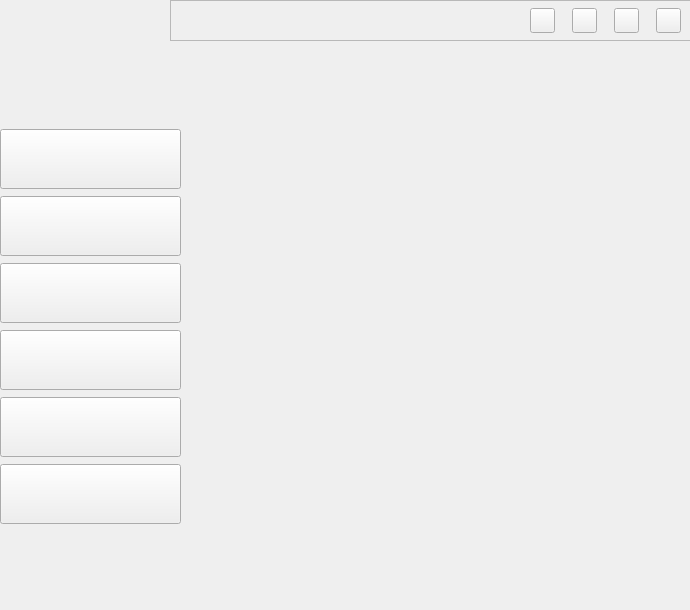
<?xml version="1.0" encoding="UTF-8"?>
<ui version="4.0">
 <class>MainWindow</class>
 <widget class="QMainWindow" name="MainWindow">
  <property name="geometry">
   <rect>
    <x>0</x>
    <y>0</y>
    <width>690</width>
    <height>610</height>
   </rect>
  </property>
  <property name="windowTitle">
   <string/>
  </property>
  <property name="styleSheet">
   <string notr="true"/>
  </property>
  <widget class="QWidget" name="centralwidget">
   <property name="styleSheet">
    <string notr="true"/>
   </property>
   <widget class="QWidget" name="widget" native="true">
    <property name="geometry">
     <rect>
      <x>0</x>
      <y>0</y>
      <width>181</width>
      <height>621</height>
     </rect>
    </property>
    <property name="minimumSize">
     <size>
      <width>160</width>
      <height>0</height>
     </size>
    </property>
    <property name="maximumSize">
     <size>
      <width>200</width>
      <height>16777215</height>
     </size>
    </property>
    <property name="styleSheet">
     <string notr="true"/>
    </property>
    <widget class="QLabel" name="logo_label">
     <property name="geometry">
      <rect>
       <x>11</x>
       <y>11</y>
       <width>160</width>
       <height>30</height>
      </rect>
     </property>
     <property name="minimumSize">
      <size>
       <width>160</width>
       <height>30</height>
      </size>
     </property>
     <property name="maximumSize">
      <size>
       <width>160</width>
       <height>30</height>
      </size>
     </property>
     <property name="styleSheet">
      <string notr="true"/>
     </property>
     <property name="text">
      <string/>
     </property>
     <property name="textFormat">
      <enum>Qt::RichText</enum>
     </property>
     <property name="scaledContents">
      <bool>true</bool>
     </property>
     <property name="alignment">
      <set>Qt::AlignCenter</set>
     </property>
     <property name="wordWrap">
      <bool>false</bool>
     </property>
     <property name="openExternalLinks">
      <bool>false</bool>
     </property>
    </widget>
    <widget class="QPushButton" name="pushButton">
     <property name="geometry">
      <rect>
       <x>0</x>
       <y>129</y>
       <width>181</width>
       <height>60</height>
      </rect>
     </property>
     <property name="minimumSize">
      <size>
       <width>160</width>
       <height>60</height>
      </size>
     </property>
     <property name="maximumSize">
      <size>
       <width>200</width>
       <height>60</height>
      </size>
     </property>
     <property name="cursor">
      <cursorShape>PointingHandCursor</cursorShape>
     </property>
     <property name="contextMenuPolicy">
      <enum>Qt::DefaultContextMenu</enum>
     </property>
     <property name="layoutDirection">
      <enum>Qt::LeftToRight</enum>
     </property>
     <property name="styleSheet">
      <string notr="true"/>
     </property>
     <property name="text">
      <string/>
     </property>
     <property name="checkable">
      <bool>true</bool>
     </property>
     <property name="checked">
      <bool>false</bool>
     </property>
     <property name="autoExclusive">
      <bool>true</bool>
     </property>
    </widget>
    <widget class="QPushButton" name="pushButton_2">
     <property name="geometry">
      <rect>
       <x>0</x>
       <y>196</y>
       <width>181</width>
       <height>60</height>
      </rect>
     </property>
     <property name="minimumSize">
      <size>
       <width>160</width>
       <height>60</height>
      </size>
     </property>
     <property name="maximumSize">
      <size>
       <width>200</width>
       <height>60</height>
      </size>
     </property>
     <property name="cursor">
      <cursorShape>PointingHandCursor</cursorShape>
     </property>
     <property name="styleSheet">
      <string notr="true"/>
     </property>
     <property name="text">
      <string/>
     </property>
     <property name="checkable">
      <bool>true</bool>
     </property>
     <property name="autoExclusive">
      <bool>true</bool>
     </property>
    </widget>
    <widget class="QPushButton" name="pushButton_3">
     <property name="geometry">
      <rect>
       <x>0</x>
       <y>263</y>
       <width>181</width>
       <height>60</height>
      </rect>
     </property>
     <property name="minimumSize">
      <size>
       <width>160</width>
       <height>60</height>
      </size>
     </property>
     <property name="maximumSize">
      <size>
       <width>200</width>
       <height>60</height>
      </size>
     </property>
     <property name="cursor">
      <cursorShape>PointingHandCursor</cursorShape>
     </property>
     <property name="styleSheet">
      <string notr="true"/>
     </property>
     <property name="text">
      <string/>
     </property>
     <property name="checkable">
      <bool>true</bool>
     </property>
     <property name="autoExclusive">
      <bool>true</bool>
     </property>
    </widget>
    <widget class="QPushButton" name="pushButton_4">
     <property name="geometry">
      <rect>
       <x>0</x>
       <y>330</y>
       <width>181</width>
       <height>60</height>
      </rect>
     </property>
     <property name="minimumSize">
      <size>
       <width>160</width>
       <height>60</height>
      </size>
     </property>
     <property name="maximumSize">
      <size>
       <width>200</width>
       <height>60</height>
      </size>
     </property>
     <property name="cursor">
      <cursorShape>PointingHandCursor</cursorShape>
     </property>
     <property name="styleSheet">
      <string notr="true"/>
     </property>
     <property name="text">
      <string/>
     </property>
     <property name="checkable">
      <bool>true</bool>
     </property>
     <property name="autoExclusive">
      <bool>true</bool>
     </property>
     <property name="autoDefault">
      <bool>false</bool>
     </property>
     <property name="flat">
      <bool>false</bool>
     </property>
    </widget>
    <widget class="QPushButton" name="pushButton_5">
     <property name="geometry">
      <rect>
       <x>0</x>
       <y>397</y>
       <width>181</width>
       <height>60</height>
      </rect>
     </property>
     <property name="minimumSize">
      <size>
       <width>160</width>
       <height>60</height>
      </size>
     </property>
     <property name="maximumSize">
      <size>
       <width>200</width>
       <height>60</height>
      </size>
     </property>
     <property name="cursor">
      <cursorShape>PointingHandCursor</cursorShape>
     </property>
     <property name="styleSheet">
      <string notr="true"/>
     </property>
     <property name="text">
      <string/>
     </property>
     <property name="checkable">
      <bool>true</bool>
     </property>
     <property name="autoExclusive">
      <bool>true</bool>
     </property>
     <property name="default">
      <bool>false</bool>
     </property>
    </widget>
    <widget class="QPushButton" name="pushButton_6">
     <property name="enabled">
      <bool>true</bool>
     </property>
     <property name="geometry">
      <rect>
       <x>0</x>
       <y>464</y>
       <width>181</width>
       <height>60</height>
      </rect>
     </property>
     <property name="minimumSize">
      <size>
       <width>160</width>
       <height>60</height>
      </size>
     </property>
     <property name="maximumSize">
      <size>
       <width>200</width>
       <height>60</height>
      </size>
     </property>
     <property name="cursor">
      <cursorShape>PointingHandCursor</cursorShape>
     </property>
     <property name="mouseTracking">
      <bool>true</bool>
     </property>
     <property name="tabletTracking">
      <bool>false</bool>
     </property>
     <property name="styleSheet">
      <string notr="true"/>
     </property>
     <property name="text">
      <string/>
     </property>
     <property name="iconSize">
      <size>
       <width>80</width>
       <height>80</height>
      </size>
     </property>
     <property name="shortcut">
      <string notr="true"/>
     </property>
     <property name="checkable">
      <bool>true</bool>
     </property>
     <property name="checked">
      <bool>false</bool>
     </property>
     <property name="autoRepeat">
      <bool>false</bool>
     </property>
     <property name="autoExclusive">
      <bool>true</bool>
     </property>
     <property name="autoDefault">
      <bool>false</bool>
     </property>
     <property name="flat">
      <bool>false</bool>
     </property>
    </widget>
   </widget>
   <widget class="QStackedWidget" name="stackedWidget">
    <property name="geometry">
     <rect>
      <x>160</x>
      <y>20</y>
      <width>551</width>
      <height>611</height>
     </rect>
    </property>
    <property name="styleSheet">
     <string notr="true">border-image: \*url();</string>
    </property>
    <property name="currentIndex">
     <number>1</number>
    </property>
    <widget class="QWidget" name="page_3"/>
    <widget class="QWidget" name="page_4"/>
   </widget>
   <widget class="QFrame" name="frame">
    <property name="geometry">
     <rect>
      <x>170</x>
      <y>0</y>
      <width>521</width>
      <height>41</height>
     </rect>
    </property>
    <property name="sizePolicy">
     <sizepolicy hsizetype="Preferred" vsizetype="Preferred">
      <horstretch>0</horstretch>
      <verstretch>0</verstretch>
     </sizepolicy>
    </property>
    <property name="styleSheet">
     <string notr="true"/>
    </property>
    <property name="frameShape">
     <enum>QFrame::StyledPanel</enum>
    </property>
    <property name="frameShadow">
     <enum>QFrame::Raised</enum>
    </property>
    <layout class="QHBoxLayout" name="horizontalLayout">
     <property name="spacing">
      <number>7</number>
     </property>
     <property name="leftMargin">
      <number>11</number>
     </property>
     <property name="topMargin">
      <number>5</number>
     </property>
     <property name="bottomMargin">
      <number>5</number>
     </property>
     <item>
      <spacer name="horizontalSpacer">
       <property name="orientation">
        <enum>Qt::Horizontal</enum>
       </property>
       <property name="sizeHint" stdset="0">
        <size>
         <width>42</width>
         <height>20</height>
        </size>
       </property>
      </spacer>
     </item>
     <item>
      <widget class="QPushButton" name="pushButton_skin">
       <property name="minimumSize">
        <size>
         <width>25</width>
         <height>25</height>
        </size>
       </property>
       <property name="maximumSize">
        <size>
         <width>25</width>
         <height>25</height>
        </size>
       </property>
       <property name="toolTip">
        <string>&lt;html&gt;&lt;head/&gt;&lt;body&gt;&lt;p&gt;换肤&lt;/p&gt;&lt;/body&gt;&lt;/html&gt;</string>
       </property>
       <property name="text">
        <string/>
       </property>
       <property name="iconSize">
        <size>
         <width>20</width>
         <height>20</height>
        </size>
       </property>
       <property name="flat">
        <bool>false</bool>
       </property>
      </widget>
     </item>
     <item>
      <spacer name="horizontalSpacer_4">
       <property name="orientation">
        <enum>Qt::Vertical</enum>
       </property>
       <property name="sizeHint" stdset="0">
        <size>
         <width>10</width>
         <height>27</height>
        </size>
       </property>
      </spacer>
     </item>
     <item>
      <widget class="QToolButton" name="toolButton_menu">
       <property name="minimumSize">
        <size>
         <width>25</width>
         <height>25</height>
        </size>
       </property>
       <property name="maximumSize">
        <size>
         <width>25</width>
         <height>25</height>
        </size>
       </property>
       <property name="toolTip">
        <string>&lt;html&gt;&lt;head/&gt;&lt;body&gt;&lt;p&gt;菜单&lt;/p&gt;&lt;/body&gt;&lt;/html&gt;</string>
       </property>
       <property name="text">
        <string/>
       </property>
       <property name="checkable">
        <bool>false</bool>
       </property>
       <property name="checked">
        <bool>false</bool>
       </property>
       <property name="autoRepeat">
        <bool>false</bool>
       </property>
       <property name="autoExclusive">
        <bool>false</bool>
       </property>
       <property name="autoRepeatDelay">
        <number>298</number>
       </property>
       <property name="popupMode">
        <enum>QToolButton::InstantPopup</enum>
       </property>
       <property name="autoRaise">
        <bool>false</bool>
       </property>
       <property name="arrowType">
        <enum>Qt::NoArrow</enum>
       </property>
      </widget>
     </item>
     <item>
      <spacer name="horizontalSpacer_3">
       <property name="orientation">
        <enum>Qt::Vertical</enum>
       </property>
       <property name="sizeHint" stdset="0">
        <size>
         <width>10</width>
         <height>27</height>
        </size>
       </property>
      </spacer>
     </item>
     <item>
      <widget class="QPushButton" name="pushButton_min">
       <property name="minimumSize">
        <size>
         <width>25</width>
         <height>25</height>
        </size>
       </property>
       <property name="maximumSize">
        <size>
         <width>25</width>
         <height>25</height>
        </size>
       </property>
       <property name="toolTip">
        <string>&lt;html&gt;&lt;head/&gt;&lt;body&gt;&lt;p&gt;最小化&lt;/p&gt;&lt;/body&gt;&lt;/html&gt;</string>
       </property>
       <property name="text">
        <string/>
       </property>
       <property name="iconSize">
        <size>
         <width>20</width>
         <height>20</height>
        </size>
       </property>
       <property name="flat">
        <bool>false</bool>
       </property>
      </widget>
     </item>
     <item>
      <spacer name="horizontalSpacer_2">
       <property name="orientation">
        <enum>Qt::Vertical</enum>
       </property>
       <property name="sizeHint" stdset="0">
        <size>
         <width>10</width>
         <height>10</height>
        </size>
       </property>
      </spacer>
     </item>
     <item>
      <widget class="QPushButton" name="pushButton_close">
       <property name="minimumSize">
        <size>
         <width>25</width>
         <height>25</height>
        </size>
       </property>
       <property name="maximumSize">
        <size>
         <width>25</width>
         <height>25</height>
        </size>
       </property>
       <property name="toolTip">
        <string>&lt;html&gt;&lt;head/&gt;&lt;body&gt;&lt;p&gt;关闭&lt;/p&gt;&lt;/body&gt;&lt;/html&gt;</string>
       </property>
       <property name="text">
        <string/>
       </property>
       <property name="flat">
        <bool>false</bool>
       </property>
      </widget>
     </item>
    </layout>
   </widget>
   <zorder>stackedWidget</zorder>
   <zorder>frame</zorder>
   <zorder>widget</zorder>
  </widget>
 </widget>
 <tabstops>
  <tabstop>pushButton_2</tabstop>
  <tabstop>pushButton</tabstop>
  <tabstop>pushButton_3</tabstop>
  <tabstop>pushButton_4</tabstop>
  <tabstop>pushButton_5</tabstop>
  <tabstop>pushButton_6</tabstop>
 </tabstops>
 <resources/>
 <connections/>
</ui>
